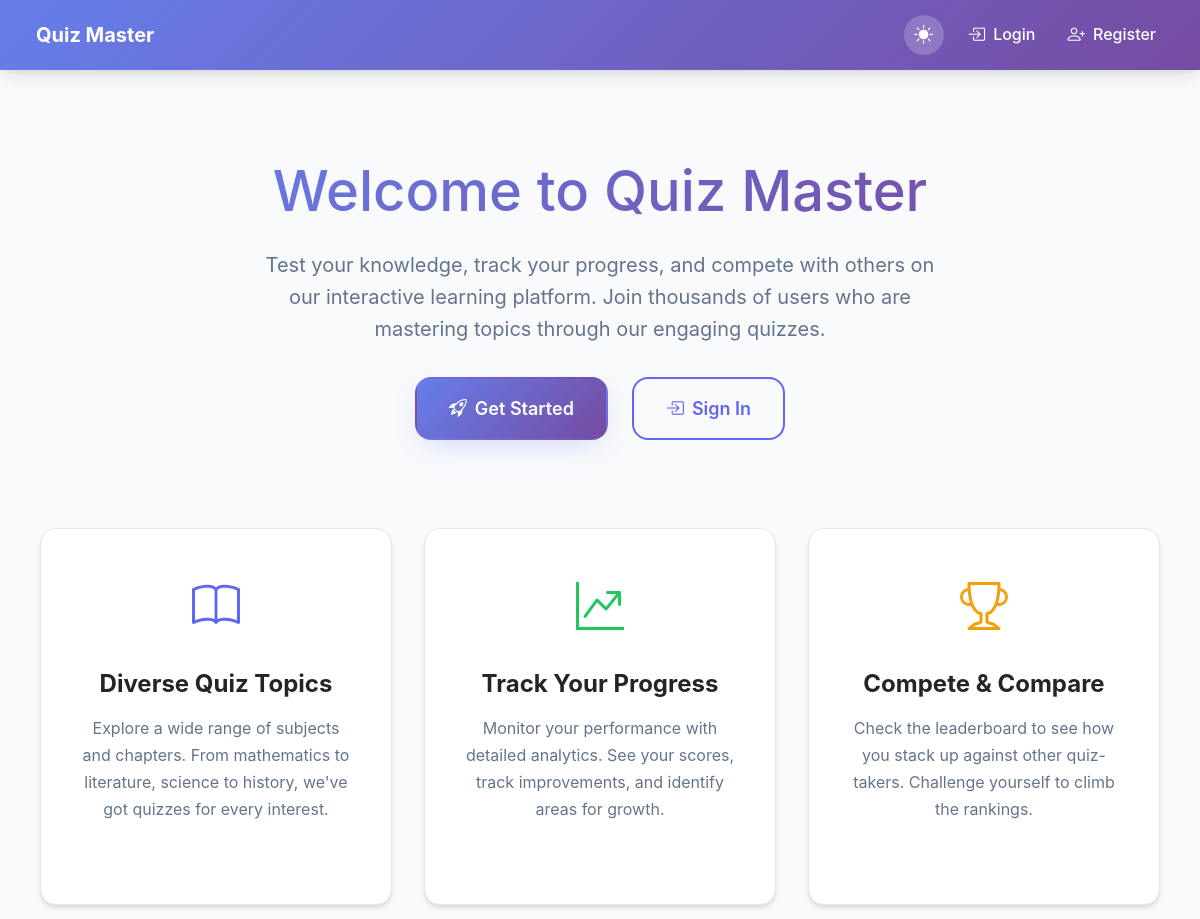
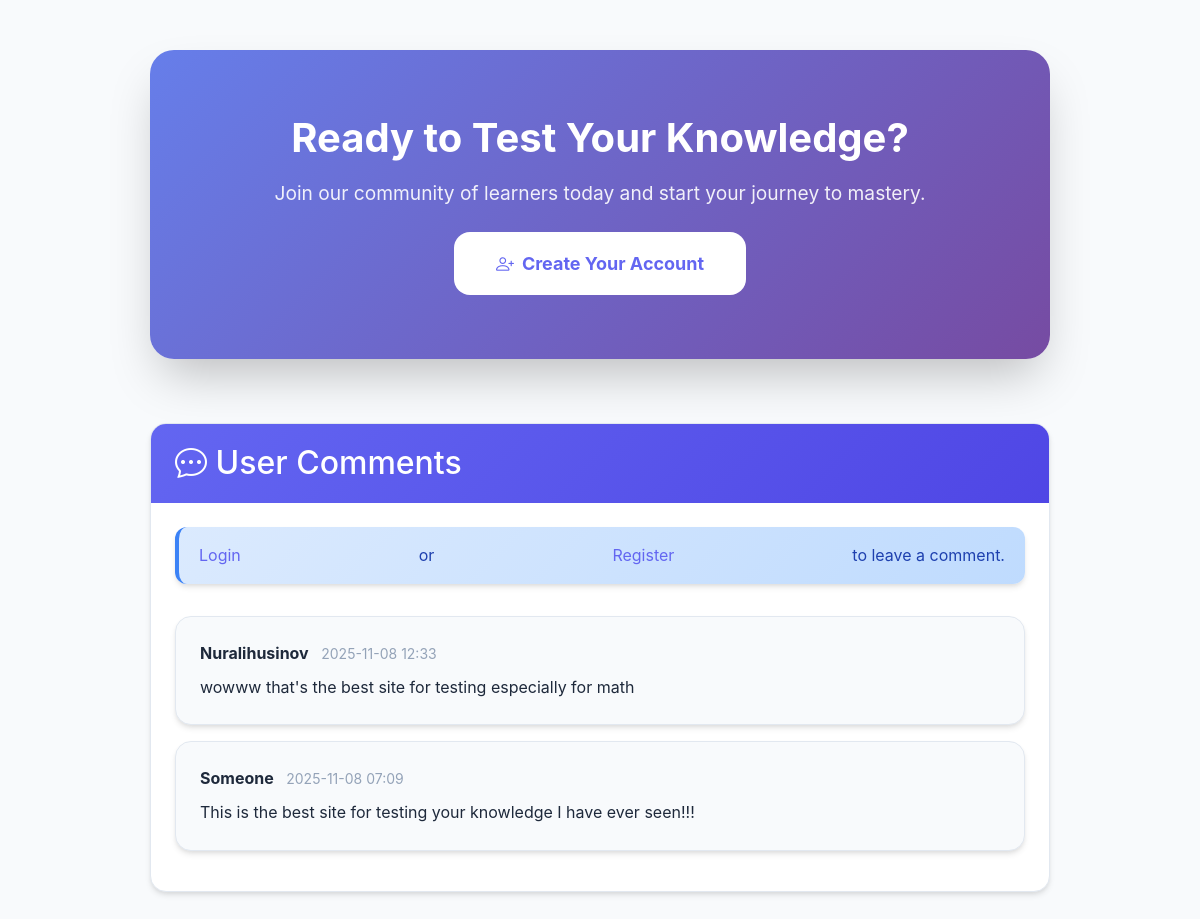
The page / on the database its author committed (2 pictures, top to bottom).
### app/models/comment.py (models this page shows)
class Comment(db.Model):
    __tablename__ = 'comment'
    id = db.Column(db.Integer, primary_key=True)
    user_id = db.Column(db.Integer, db.ForeignKey('user.id'), nullable=False)
    content = db.Column(db.Text, nullable=False)
    comment_type = db.Column(db.String(20), nullable=False)  # 'app' or 'quiz'
    quiz_id = db.Column(db.Integer, db.ForeignKey('quiz.id'), nullable=True)  # None for app comments
    created_at = db.Column(db.DateTime, default=datetime.utcnow)
    updated_at = db.Column(db.DateTime, default=datetime.utcnow, onupdate=datetime.utcnow)
    user = db.relationship('User', backref='comments')
    quiz = db.relationship('Quiz', backref='comments')

### app/models/user.py (models this page shows, shortened)
class User(db.Model, UserMixin):
    id = db.Column(db.Integer, primary_key=True)
    username = db.Column(db.String(80), unique=True, nullable=False)
    password_hash = db.Column(db.String(200), nullable=False)
    fullname = db.Column(db.String(100), nullable=False)
    qualification = db.Column(db.String)
    dob = db.Column(db.Date)
    is_admin = db.Column(db.Boolean, default=False)
    avatar = db.Column(db.String(200), default='person-circle')  # Bootstrap icon name
    scores = db.relationship('Score', backref='user', lazy=True)

### app/__init__.py (the view)
    @app.route('/')
    def home():
        from app.models.comment import Comment
        app_comments = Comment.query.filter_by(comment_type='app').order_by(Comment.created_at.desc()).limit(20).all()
        return render_template('home.html', comments=app_comments)

### app/templates/home.html (shortened to what this page needs)
{% extends "layout.html" %}
{% block content %}
    <section class="text-center p-6" style="padding: 4rem 2rem;">
        <div style="max-width: 900px; margin: 0 auto;">
            <h1 class="font-bold" style="font-size: 3.5rem; margin-bottom: 1.5rem; background: var(--primary-gradient); -webkit-background-clip: text; -webkit-text-fill-color: transparent; background-clip: text;">
                Welcome to Quiz Master
            </h1>
            <p class="text-lg mb-6" style="font-size: 1.25rem; color: var(--text-secondary); max-width: 700px; margin: 0 auto 2rem;">
                Test your knowledge, track your progress, and compete with others on our interactive learning platform.
                Join thousands of users who are mastering topics through our engaging quizzes.
            </p>
            <div class="d-flex justify-content-center gap-4 mb-6" style="flex-wrap: wrap;">
                <a href="{{ url_for('auth.register') }}" class="btn btn-primary btn-lg">
                    <i class="bi bi-rocket-takeoff"></i> Get Started
                </a>
                <a href="{{ url_for('auth.login') }}" class="btn btn-outline-primary btn-lg">
                    <i class="bi bi-box-arrow-in-right"></i> Sign In
                </a>
            </div>
        </div>
    </section>
    <section class="mb-6" style="margin-bottom: 4rem;">
        <div style="display: grid; grid-template-columns: repeat(auto-fit, minmax(300px, 1fr)); gap: 2rem; max-width: 1200px; margin: 0 auto;">
            <div class="card h-100">
                <div class="card-body text-center" style="padding: 2.5rem;">
                    <div style="font-size: 3rem; margin-bottom: 1.5rem; color: var(--primary);">
                        <i class="bi bi-book"></i>
                    </div>
                    <h3 class="mb-3" style="font-size: 1.5rem; font-weight: 700;">Diverse Quiz Topics</h3>
                    <p style="color: var(--text-secondary); line-height: 1.7;">
                        Explore a wide range of subjects and chapters. From mathematics to literature, science to history, we've got quizzes for every interest.
                    </p>
                </div>
            </div>
            <div class="card h-100">
                <div class="card-body text-center" style="padding: 2.5rem;">
                    <div style="font-size: 3rem; margin-bottom: 1.5rem; color: var(--success);">
                        <i class="bi bi-graph-up-arrow"></i>
                    </div>
                    <h3 class="mb-3" style="font-size: 1.5rem; font-weight: 700;">Track Your Progress</h3>
                    <p style="color: var(--text-secondary); line-height: 1.7;">
                        Monitor your performance with detailed analytics. See your scores, track improvements, and identify areas for growth.
                    </p>
                </div>
            </div>
            <div class="card h-100">
                <div class="card-body text-center" style="padding: 2.5rem;">
                    <div style="font-size: 3rem; margin-bottom: 1.5rem; color: var(--accent);">
                        <i class="bi bi-trophy"></i>
                    </div>
                    <h3 class="mb-3" style="font-size: 1.5rem; font-weight: 700;">Compete & Compare</h3>
                    <p style="color: var(--text-secondary); line-height: 1.7;">
                        Check the leaderboard to see how you stack up against other quiz-takers. Challenge yourself to climb the rankings.
                    </p>
                </div>
            </div>
        </div>
    </section>
    <section class="text-center p-6 mb-6" style="padding: 4rem 2rem; background: var(--primary-gradient); border-radius: var(--radius-2xl); margin: 4rem auto; max-width: 900px; box-shadow: var(--shadow-2xl);">
        <h2 class="mb-3" style="color: white; font-size: 2.5rem; font-weight: 700;">Ready to Test Your Knowledge?</h2>
        <p class="mb-4" style="color: rgba(255, 255, 255, 0.9); font-size: 1.2rem; margin-bottom: 2rem;">
            Join our community of learners today and start your journey to mastery.
        </p>
        <a href="{{ url_for('auth.register') }}" class="btn btn-lg" style="background-color: white; color: var(--primary); font-weight: 700; padding: 1rem 2.5rem;">
            <i class="bi bi-person-plus"></i> Create Your Account
        </a>
    </section>
    <section class="mb-6" style="margin: 4rem auto; max-width: 900px;">
        <div class="card">
            <div class="card-header">
                <h2 style="margin: 0; color: var(--text-inverse);">
                    <i class="bi bi-chat-dots"></i> User Comments
                </h2>
            </div>
            <div class="card-body">
                {% if current_user.is_authenticated %}
                <form method="POST" action="{{ url_for('comments.add_comment') }}" style="margin-bottom: 2rem;">
                    <input type="hidden" name="comment_type" value="app">
                    <div class="form-group">
                        <textarea name="content" class="form-control" rows="3" placeholder="Share your thoughts about Quiz Master..." required style="resize: vertical;"></textarea>
                    </div>
                    <button type="submit" class="btn btn-primary">
                        <i class="bi bi-send"></i> Post Comment
                    </button>
                </form>
                {% else %}
                <div class="alert alert-info">
                    <a href="{{ url_for('auth.login') }}">Login</a> or <a href="{{ url_for('auth.register') }}">Register</a> to leave a comment.
                </div>
                {% endif %}
                <div style="margin-top: 2rem;">
                    {% if comments %}
                        {% for comment in comments %}
                        <div class="card" style="margin-bottom: 1rem; background: var(--bg-secondary);">
                            <div class="card-body">
                                <div style="display: flex; justify-content: space-between; align-items: start; margin-bottom: 0.5rem;">
                                    <div>
                                        <strong style="color: var(--text-primary);">{{ comment.user.fullname or comment.user.username }}</strong>
                                        <span style="color: var(--text-tertiary); font-size: 0.875rem; margin-left: 0.5rem;">
                                            {{ comment.created_at.strftime('%Y-%m-%d %H:%M') if comment.created_at else '' }}
                                        </span>
                                    </div>
                                </div>
                                <div style="color: var(--text-primary); line-height: 1.6;">{{ comment.content }}</div>
                            </div>
                        </div>
                        {% endfor %}
                    {% else %}
                        <p style="color: var(--text-secondary); text-align: center; padding: 2rem;">No comments yet. Be the first to comment!</p>
                    {% endif %}
                </div>
            </div>
        </div>
    </section>
{% endblock %}

### rows shown on the page
Comment: user "Nuralihusinov", created_at "2025-11-08 12:33", content "wowww that's the best site for testing especially for math"
Comment: user "Someone", created_at "2025-11-08 07:09", content "This is the best site for testing your knowledge I have ever seen!!!"
